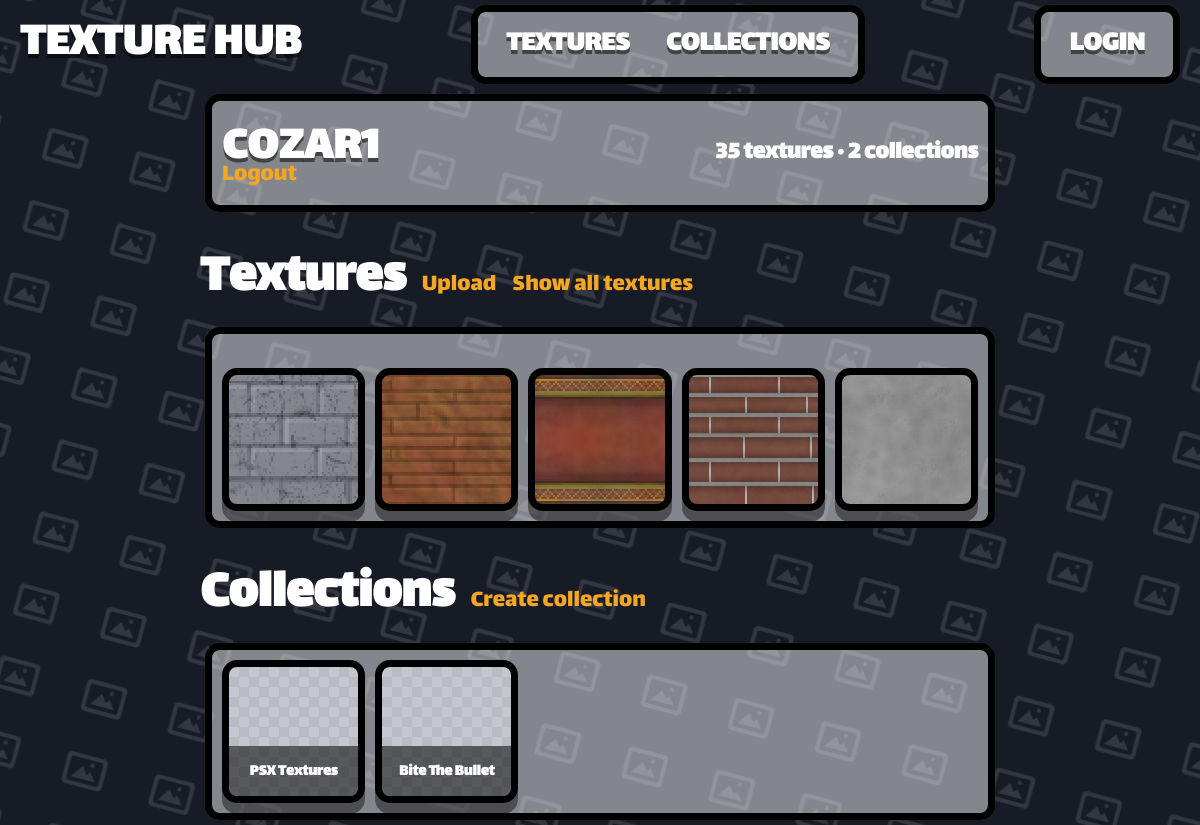
/user/cozar1, run on an earlier commit of the app's database.
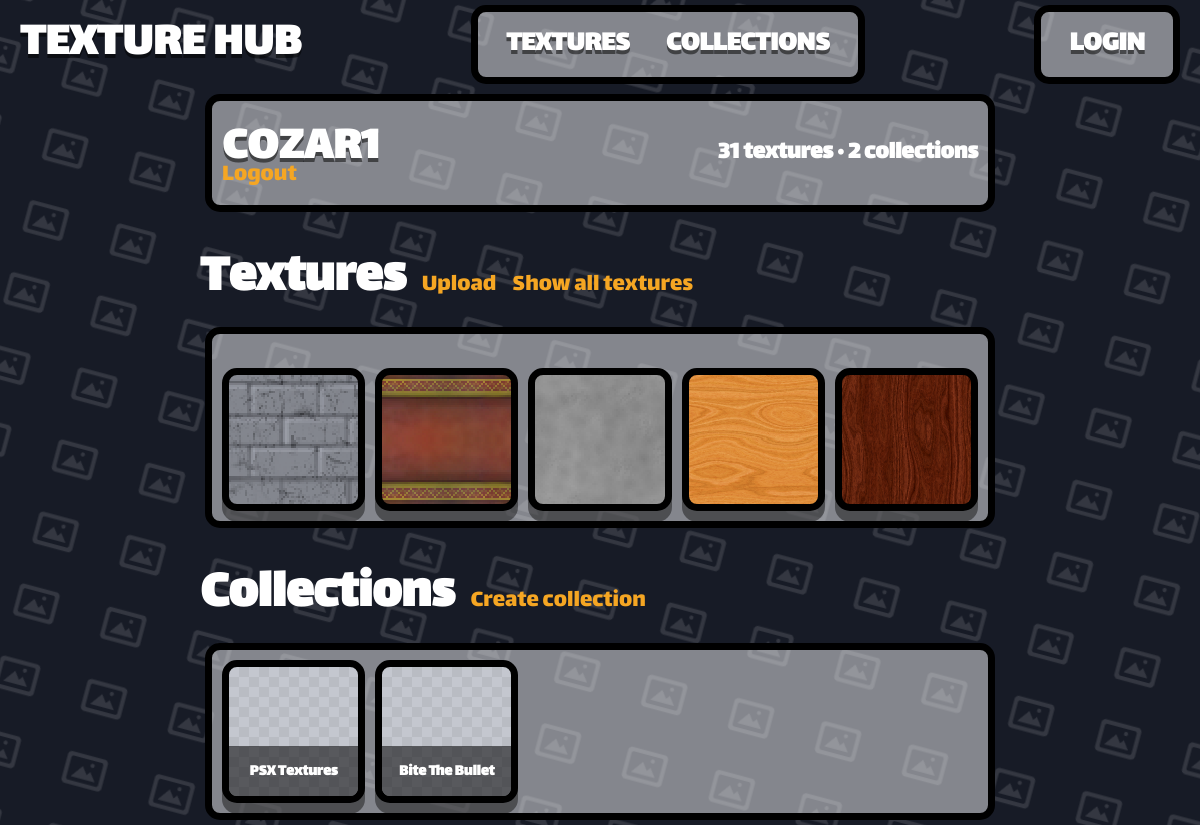
And on a later commit of the database.
### app.py (models this page shows)
class Texture(db.Model):
    __tablename__ = 'Texture'
    texture_id = db.Column(db.Integer, primary_key=True)
    texture_name = db.Column(db.String(80), unique=True, nullable=False)
    texture_address = db.Column(db.String(120), nullable=False)
    texture_user_id = db.Column(db.Integer, default=0)
    texture_tags = db.Column(db.String(200), nullable=True)

class Collection(db.Model):
    __tablename__ = 'Collection'
    collection_id = db.Column(db.Integer, primary_key=True)
    collection_name = db.Column(db.String(80), unique=True, nullable=False)
    collection_user_id = db.Column(db.String(120), nullable=False)
    collection_rating = db.Column(db.Integer, default=0)

### app.py (the view)
@app.route('/user/<username>')
def user_profile(username):
    profile_user = User.query.filter_by(user_name=username).first()
    if profile_user is None:
        abort(404)
    textures = Texture.query.filter_by(texture_user_id=profile_user.user_id).all()
    collections = Collection.query.filter_by(collection_user_id = profile_user.user_id).all()
    return render_template(
        'user.html',
        user=get_current_user(),
        profile_user=profile_user,
        follower_count=367,
        joined_display='1/05/2026',
        texture_count_display='3,546',
        collection_count_display='742',
        texture_more_total=13357,
        collection_more_total=13357,
        textures=textures,
        collections=collections,
        owner = profile_user == get_current_user()
    )

### app.py (called while the page is built)
def get_current_user():
    user_id = session.get('user_id')
    if user_id is None:
        return None
    return User.query.get(user_id)

@app.template_filter('texture_url')
def texture_image_url(address):
    if not address:
        return DEFAULT_TEXTURE_URL
    addr = str(address).strip().replace('\\', '/')
    if addr.startswith('/static/images/'):
        rel = addr[len('/static/images/') :]
    elif addr.startswith('static/images/'):
        rel = addr[len('static/images/') :]
    else:
        rel = os.path.basename(addr)
    rel = os.path.basename(rel)
    if not rel or rel.startswith('.'):
        return DEFAULT_TEXTURE_URL
    full = os.path.join(STATIC_IMAGES_DIR, rel)
    if os.path.isfile(full):
        return f'/static/images/{rel}'
    return DEFAULT_TEXTURE_URL

### templates/user.html (shortened to what this page needs)
{% extends "template.html" %}
{% block content %}
<div>
    <div class="container">
        <div class="th-detail-title-row">
            <h1 class="th-detail-title">{{ profile_user.user_name }}</h1>
            <div class="th-detail-author">{{ textures|length }} textures · {{ collections|length }} collections</div>
        </div>
        <a href="/logout" class="th-user-option" type="submit">Logout</a>
    </div>
    <div class="th-textures-header" style="margin-top: 24px;">
        <h1>Textures</h1>
        <a class="th-user-option" href="/upload">Upload</a>
        <a class="th-user-option" href="/0?user={{ profile_user.user_name | urlencode }}">Show all textures</a>
    </div>
    <div class="container">
         {% if textures|length > 0 %}
         <div class="th-texture-grid" style="margin-top: 24px;">
            {% for item in textures[:5] %}
            {% include "texture_template.html" %}
            {% endfor %}
        </div>
        {% else %}
        <p>No Textures, Try Creating One!</p>
        {% endif%}
    </div>
    <div class="th-textures-header" style="margin-top: 24px;">
        <h1>Collections</h1>
        <a class="th-user-option" href="/create_collection">Create collection</a>
    </div>
    <div class="container">
        {% if collections|length > 0 %}
        <div class="th-texture-grid">
            {% for item in collections[:5] %}
            {% include "collection_template.html" %}
            {% endfor %}
        </div>
        {% else %}
        <p style="width:fit-content">No Collections, Try Creating One!</p>
        {% endif%}
    </div>
</div>
{% endblock %}

### templates/texture_template.html
<a href="/texture/{{ item.texture_id }}" class="item" style="background-image: url('{{ item.texture_address | texture_url }}'); background-size: cover; background-position: center; background-repeat: no-repeat;">
    <div class="item-thumb"></div>
</a>

### templates/collection_template.html
<a href="/collection/{{ item.collection_id }}" class="item">
    <div class="item-thumb"></div>
    <div class="item-name">{{ item.collection_name }}</div>
</a>

What changed in the data, as far as the page shows it:
removed Texture: texture_address|texture_url (picture)
removed Texture: texture_address|texture_url (picture)
now on this page (row unchanged): Texture: texture_address|texture_url (picture)
now on this page (row unchanged): Texture: texture_address|texture_url (picture)
Also different on the page:
{{ textures|length }}: "35" → "31"
